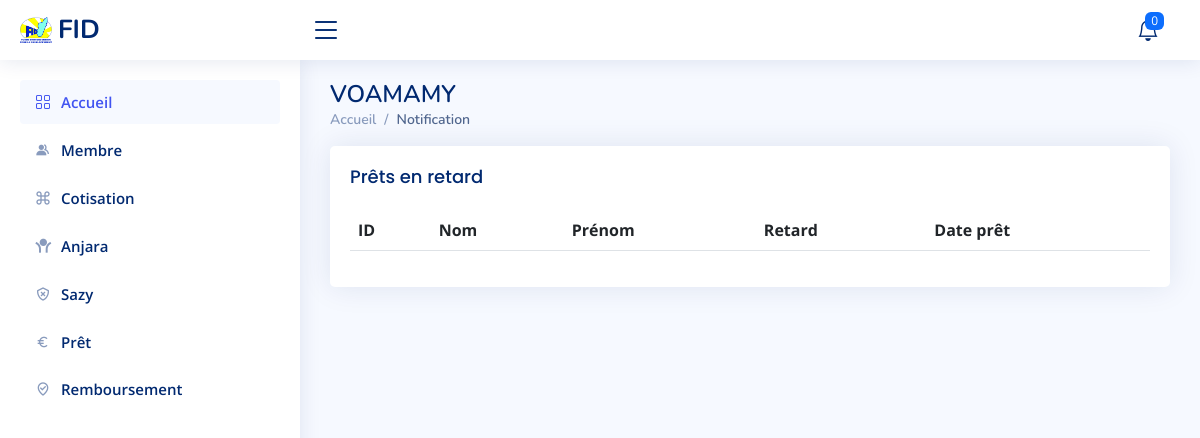
The app's page /index.php/vm_controller/notification, older data.
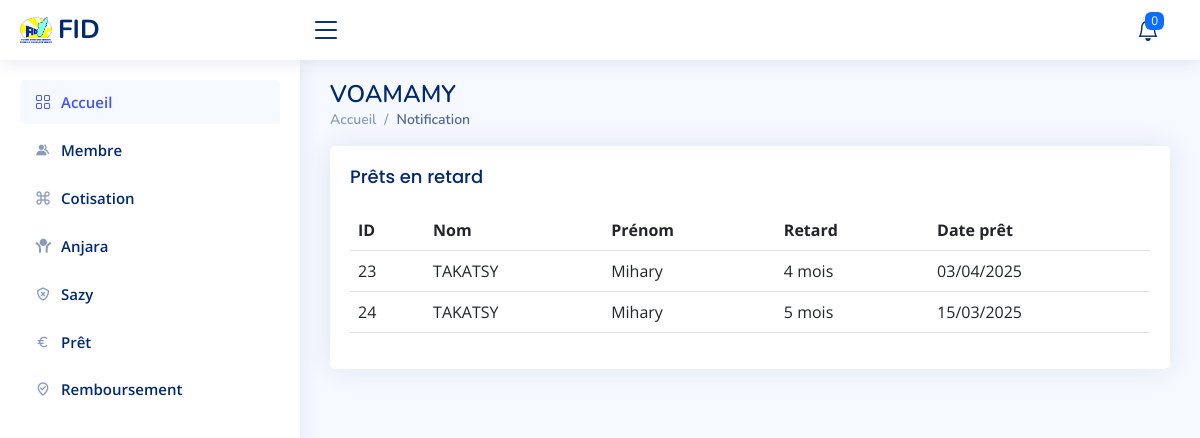
The same page, newer data.
### tables this page shows
CREATE TABLE `pret` (
  `ID_pret` int(10) NOT NULL,
  `ID_membre` int(10) NOT NULL,
  `Montant` double NOT NULL,
  `Date_pret` date NOT NULL,
  `Statut` varchar(25) NOT NULL DEFAULT 'encours',
  `lu` tinyint(1) DEFAULT 0
);

CREATE TABLE `membre` (
  `ID_membre` int(10) NOT NULL,
  `Nom` varchar(50) NOT NULL,
  `Prenom` varchar(50) NOT NULL
);

### application/controllers/vm_controller.php (called while the page is built, shortened)
<?php
class vm_controller extends CI_Controller {
    public function __construct() {
        $this->load->model('vm_model');
        $this->load->library(['form_validation', 'session']);
        $this->load->helper(['url', 'form']);
    }
public function notification() {
    $this->load->model('vm_model');
    $prets_en_retard = $this->vm_model->prets_en_retard();
    $data = [
        'prets_en_retard' => $prets_en_retard,
    ];
    $this->load->view('notification_view', $data);
}
}

### index.php (called while the page is built, shortened)
<?php
require_once BASEPATH.'core/CodeIgniter.php';

### application/models/vm_model.php (called while the page is built, shortened)
<?php
class Vm_model extends CI_Model {
    public function prets_en_retard() {
        $today = new DateTime();
        $this->db->select('pret.*, membre.nom, membre.prenom');
        $this->db->from('pret');
        $this->db->join('membre', 'membre.ID_membre = pret.ID_membre');
        $this->db->where('pret.Date_pret <', $today->format('Y-m-d'));
        $this->db->where('pret.Statut', 'encours');
        $prets = $this->db->get()->result();
        foreach ($prets as $pret) {
            $date_echeance = new DateTime($pret->Date_pret);
            $diff = $date_echeance->diff($today);
            $pret->mois_retard = $diff->y * 12 + $diff->m;
        }
        return $prets;
    }
}
?>

### application/views/notification_view.php (the view, shortened to what this page needs)
  <main id="main" class="main">
<div class="pagetitle">
<h1>VOAMAMY</h1>
  <nav>
    <ol class="breadcrumb">
      <li class="breadcrumb-item"><a href="<?php echo base_url().'index.php/vm_controller/dashboard'; ?>">Accueil</a></li>
      <li class="breadcrumb-item active">Notification</li>
    </ol>
  </nav>
</div>
<section class="section">
          <div class="card">
            <div class="card-body">
              <h5 class="card-title">Prêts en retard</h5>
              <table class="table datatable">
                <thead>
                  <tr>
                    <th scope="col">ID</th>
                    <th scope="col">Nom</th>
                    <th scope="col">Prénom</th>
                    <th scope="col">Retard</th>
                    <th scope="col">Date prêt</th>
                  </tr>
                </thead>
                <tbody>
                <?php foreach($prets_en_retard as $pret): ?>
                    <tr>
                        <td><?= htmlspecialchars($pret->ID_pret) ?></td>
                        <td><?= htmlspecialchars($pret->nom) ?></td>
                        <td><?= htmlspecialchars($pret->prenom) ?></td>
                        <td><?= $pret->mois_retard ?> mois</td>
                        <td><?= date('d/m/Y', strtotime($pret->Date_pret)) ?></td>
                    </tr>
                <?php endforeach; ?>
                </tbody>
              </table>
            </div>
          </div>
</section>
</main>

Row changes from the older to the newer data that the page shows:
added pret: ID_pret "23", ID_membre.Nom "TAKATSY", ID_membre.Prenom "Mihary", Date_pret "4", Date_pret "03/04/2025"
added pret: ID_pret "24", ID_membre.Nom "TAKATSY", ID_membre.Prenom "Mihary", Date_pret "5", Date_pret "15/03/2025"
